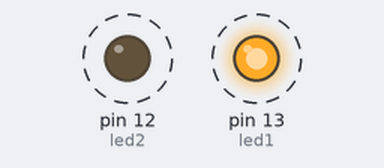
This sketch was run on a simulated Arduino Uno, built with avr-gcc and run on an emulated ATmega328P. On the bench: output pins drawn as LEDs (lit = HIGH). Dashed ring = blinking.

Above: at 0.2 s.
Timing chart, 0 to 3.0 s (numbered marks = the images above):
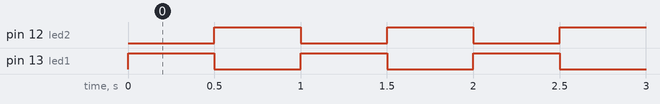

Measured:
- by itself, pin 12 (led2), pin 13 (led1): alternates HIGH for 0.50 s and LOW for 0.50 s

The sketch:

Clase-1_10_-_02_-_22.ino
```cpp
int led1 = 13;
int led2 = 12;

void setup() {
  // Setup
pinMode (led1, OUTPUT);
pinMode (led2, OUTPUT);
}

void loop() {
  // Codigo
digitalWrite(led1,HIGH);
digitalWrite(led2,LOW);
delay(500);

digitalWrite(led1,LOW);
digitalWrite(led2,HIGH);
delay(500);
}
```
